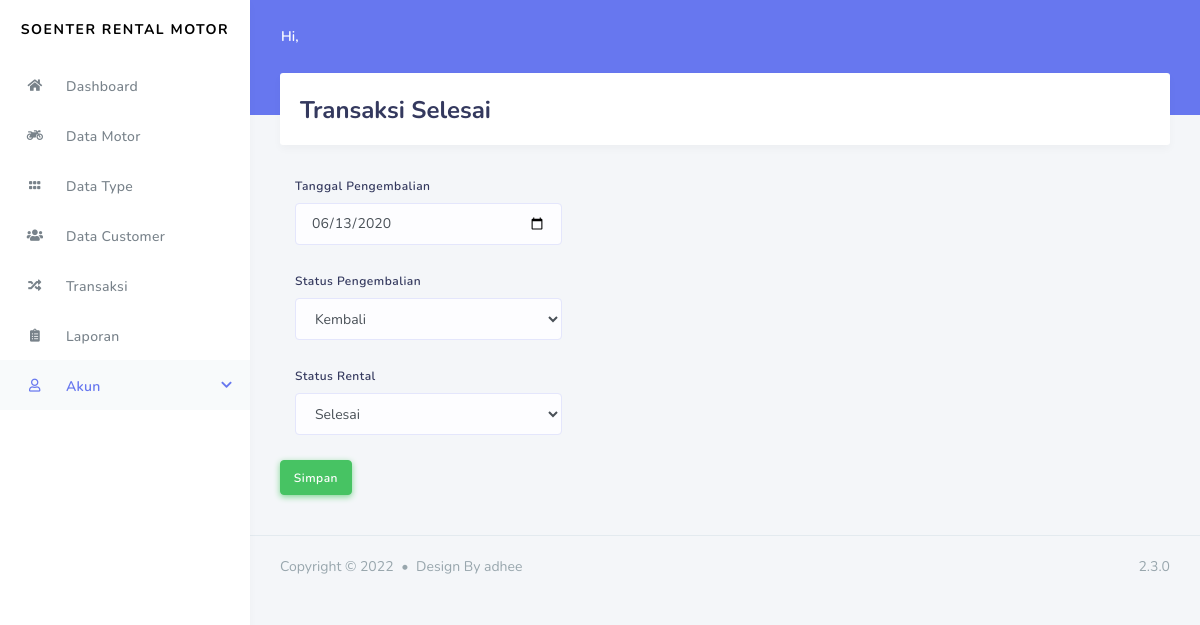
Screenshot of /admin/transaksi/transaksi_selesai/REN12062020001 with the database file from the repository.
### tables this page shows
CREATE TABLE `transaksi` (
  `id_rental` varchar(20) NOT NULL,
  `id_customer` varchar(20) NOT NULL,
  `id_motor` varchar(20) NOT NULL,
  `tanggal_rental` date NOT NULL,
  `tanggal_kembali` date NOT NULL,
  `harga` varchar(100) NOT NULL,
  `denda` varchar(100) NOT NULL,
  `total_denda` varchar(100) NOT NULL,
  `tanggal_pengembalian` date NOT NULL,
  `status_pengembalian` varchar(20) NOT NULL,
  `status_rental` varchar(20) NOT NULL,
  `status_pembayaran` int(11) NOT NULL,
  `bukti_pembayaran` varchar(100) NOT NULL
);

### application/controllers/admin/transaksi.php (called while the page is built, shortened)
<?php
class Transaksi extends CI_Controller
{
	public function transaksi_selesai($id)
	{
		$data['transaksi'] = $this->db->query("SELECT * FROM transaksi WHERE id_rental='$id'")->result();
		$this->load->view('template_admin/header');
		$this->load->view('template_admin/sidebar');
		$this->load->view('admin/transaksi_selesai', $data);
		$this->load->view('template_admin/footer');
	}
} ?>

### index.php (called while the page is built, shortened)
<?php
require_once BASEPATH.'core/CodeIgniter.php';

### application/views/admin/transaksi_selesai.php (the view, shortened to what this page needs)
<div class="main-content">
	<section class="section">
		<div class="section-header">
			<h1> Transaksi Selesai</h1>
		</div>
	</section>
	<?php foreach ($transaksi as $tr) : ?>
		<form method="POST" action="<?php echo base_url('admin/transaksi/transaksi_selesai_aksi') ?>">
			<div class="form-group col-md-4">
				<label>Tanggal Pengembalian</label>
				<input type="date" name="tanggal_pengembalian" class="form-control" value="<?php echo $tr->tanggal_pengembalian ?>">
			</div>
			<div class="form-group col-md-4">
				<label>Status Pengembalian</label>
				<select name="status_pengembalian" class="form-control">
					<option value="<?php echo $tr->status_pengembalian ?>"><?php echo $tr->status_pengembalian ?></option>
				</select>
			</div>
			<div class="form-group col-md-4">
				<label>Status Rental</label>
				<select name="status_rental" class="form-control">
					<option value="<?php echo $tr->status_rental ?>"><?php echo $tr->status_rental ?></option>
				</select>
			</div>
			<button type="submit" class="btn btn-success">Simpan</button>
		</form>
	<?php endforeach; ?>
</div>

### rows the page displays
transaksi: tanggal_pengembalian "06/13/2020", status_pengembalian "Kembali", status_rental "Selesai"
